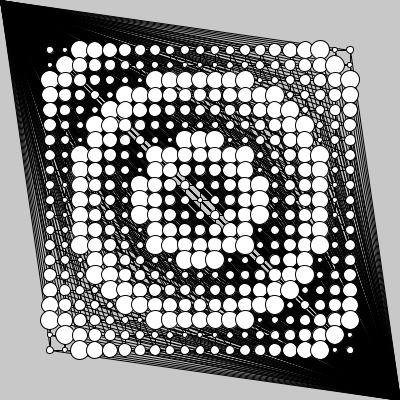
Frame 1 (no input)
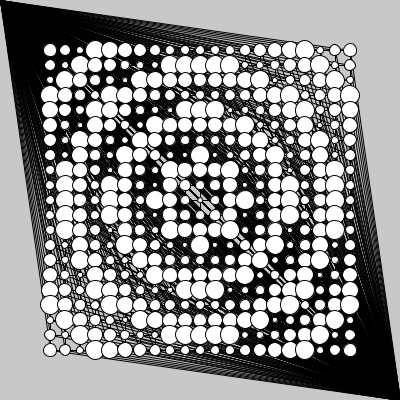
Frame 2 (the mouse pressed at the canvas centre, redrawn once)

The Processing sketch that drew these frames (run headless with seeded random() and noise(); the mouse was pressed at the canvas centre and the sketch redrawn once):

// Processing sketch: basic_03C_loop_nested_remix
// ── basic_03C_loop_nested_remix.pde
/* Zhang Liqun@SJTU IDM
*/

// example of how to use a for loop.
// see comment below for more details

float rad,radMod,radMax,gray;

void setup() {
  size(400,400);  
  smooth();
}

void draw() {
  background(200);

  noFill();
  stroke(0);
  radMod=random(0.5,5);
  radMax=random(10,30);
  
  // draw grid of lines
  for(float i=0; i<21; i++) {
    // draw vertical lines
    line(i*15+50,50, i*15+50,350);

    // draw horizontal lines
    line(50,i*15+50, 350,i*15+50);
  }            
  
  // draw circles at each point on the grid
  // using one for loop nested inside another.
  
  fill(255);
  
  for(float i=0; i<21; i++) {
    for(float j=0; j<21; j++) {
//      line(i*15+50,j*15+50, (20-i)*15+50,(20-j)*15+50);
      line(i*15+50,j*15+50, 0,0);
      line(i*15+50,j*15+50, width,height);
    }
  }

  for(float i=0; i<21; i++) {
    for(float j=0; j<21; j++) {
      rad=dist(i,j, 10,10);
      rad=(rad*radMod)%radMax+5;
      ellipse(i*15+50,j*15+50, rad,rad);
    }
  }

  noLoop();
}

void mousePressed() {
  loop();
}

/* 

  A for loop has the following structure:
  
  for(init; test; update) {
    statements
  }
  
  The following is a flowchart of how it a for
  loop is executed:
  
       init
         |
         v
   --> test -> false -> ---
  |      |                 |
  |      | true            |
  |      v                 |
  |    statements {}       |
  |      |                 |
  |      v                 |
  |    update              |
  |      |                 |
   ------                  |
                           |
         |-----------------
         |
         v       
         
*/
